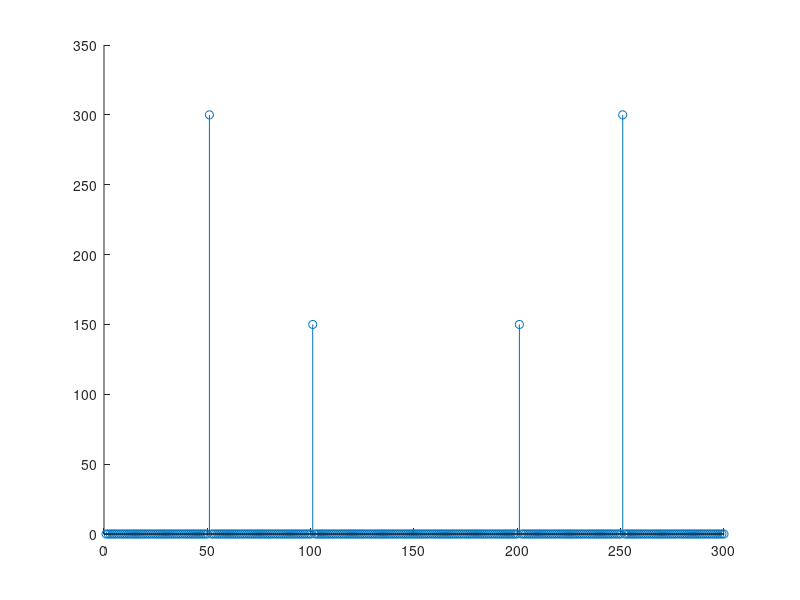
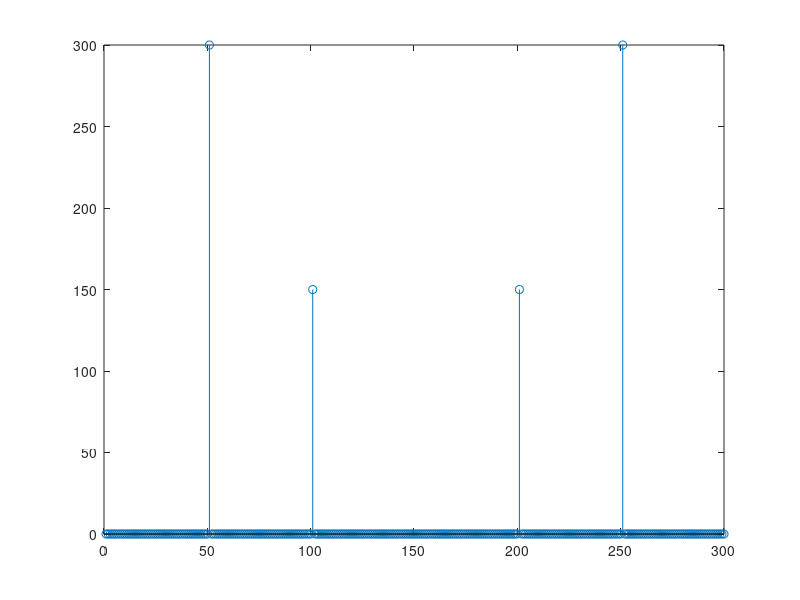
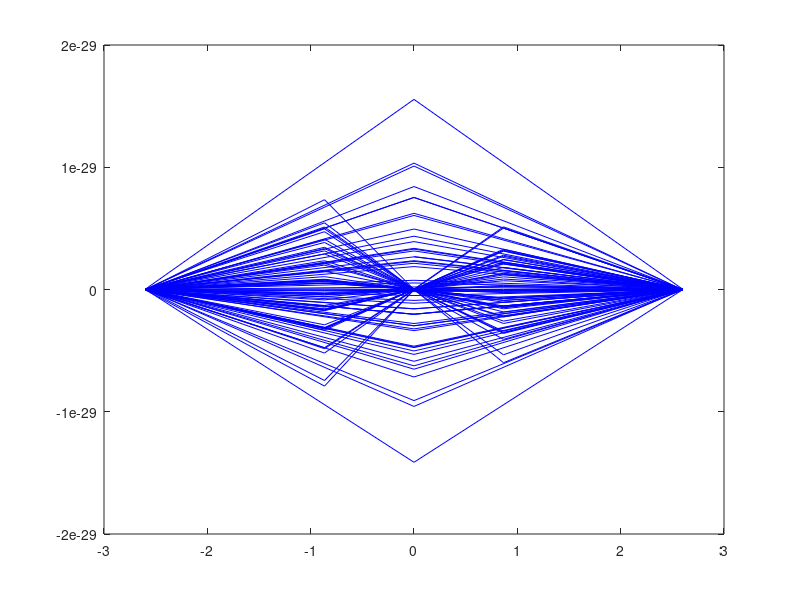
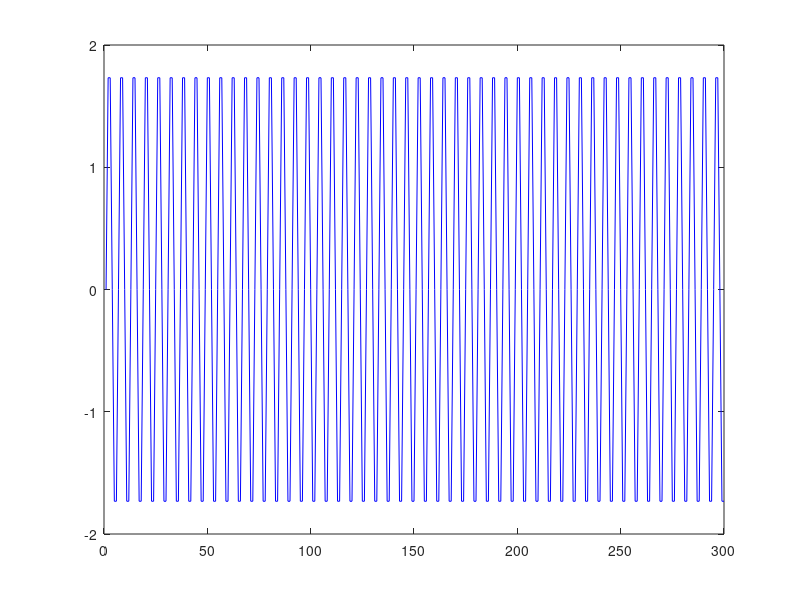

Source code (MATLAB) for these figures, in order:
1;
clear all;
fm = 300;
dt = 1/fm;
t = 0:dt:1 - dt;

s1 = sin(2*pi*100*t);
s2 = 2*sin(2*pi*50*t);

s3 = sin(2*pi*50*t) + 2*sin(2*pi*51*t);

f1 = fft(s1);
f2 = fft(s2);
hold on;
figure(1);
stem(abs(f1)+abs(f2));
figure(2);
stem(abs(fft(s1+s2)));
figure(3);
plot(ifft(f1) + ifft(f2),'r');
plot(ifft(fft(s1+s2)),'b');
figure(4);
plot(s1,'r');
plot(s2,'b');
pause;
